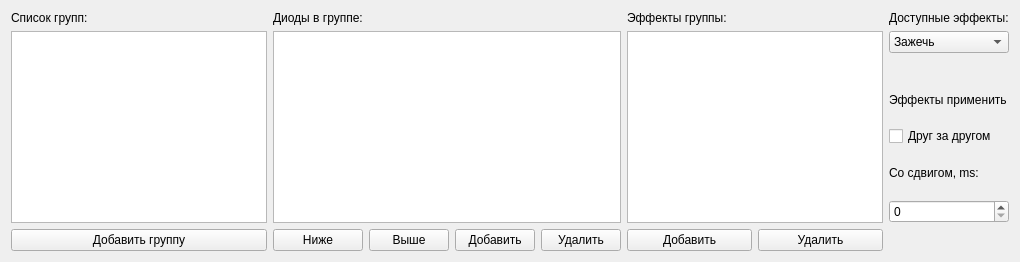
      <widget class="QWidget" name="tab_2">
       <attribute name="title">
        <string>Кастомный эффект</string>
       </attribute>
       <layout class="QGridLayout" name="gridLayout_4">
        <item row="0" column="0">
         <widget class="QLabel" name="LblGroups">
          <property name="text">
           <string>Список групп:</string>
          </property>
         </widget>
        </item>
        <item row="5" column="8">
         <widget class="QLabel" name="LblMove">
          <property name="text">
           <string>Со сдвигом, ms:</string>
          </property>
         </widget>
        </item>
        <item row="0" column="1">
         <widget class="QLabel" name="LblLeds_2">
          <property name="text">
           <string>Диоды в группе:</string>
          </property>
         </widget>
        </item>
        <item row="6" column="8">
         <widget class="QSpinBox" name="SpinShift"/>
        </item>
        <item row="2" column="1" rowspan="5" colspan="4">
         <widget class="QListWidget" name="LstLeds"/>
        </item>
        <item row="2" column="0" rowspan="5">
         <widget class="QListWidget" name="LstGroups"/>
        </item>
        <item row="4" column="8">
         <widget class="QCheckBox" name="CBSequence">
          <property name="text">
           <string>Друг за другом</string>
          </property>
         </widget>
        </item>
        <item row="3" column="8">
         <widget class="QLabel" name="LblApply">
          <property name="text">
           <string>Эффекты применить</string>
          </property>
         </widget>
        </item>
        <item row="0" column="8">
         <widget class="QLabel" name="LblAvailable">
          <property name="text">
           <string>Доступные эффекты:</string>
          </property>
         </widget>
        </item>
        <item row="2" column="6" rowspan="5" colspan="2">
         <widget class="QListWidget" name="LstEffects"/>
        </item>
        <item row="0" column="6">
         <widget class="QLabel" name="LblEffects">
          <property name="text">
           <string>Эффекты группы:</string>
          </property>
         </widget>
        </item>
        <item row="2" column="8" alignment="Qt::AlignTop">
         <widget class="QComboBox" name="CBEffects">
          <item>
           <property name="text">
            <string>Зажечь</string>
           </property>
          </item>
          <item>
           <property name="text">
            <string>Сияние</string>
           </property>
          </item>
          <item>
           <property name="text">
            <string>Сдвиг</string>
           </property>
          </item>
         </widget>
        </item>
        <item row="7" column="1">
         <widget class="QPushButton" name="BtnLedUp">
          <property name="text">
           <string>Ниже</string>
          </property>
         </widget>
        </item>
        <item row="7" column="2">
         <widget class="QPushButton" name="BtnLedUp_2">
          <property name="text">
           <string>Выше</string>
          </property>
         </widget>
        </item>
        <item row="7" column="3">
         <widget class="QPushButton" name="BtnAddLed">
          <property name="text">
           <string>Добавить</string>
          </property>
         </widget>
        </item>
        <item row="7" column="4">
         <widget class="QPushButton" name="BtnDeleteLed">
          <property name="text">
           <string>Удалить</string>
          </property>
         </widget>
        </item>
        <item row="7" column="6">
         <widget class="QPushButton" name="BtnAddEffect">
          <property name="text">
           <string>Добавить</string>
          </property>
         </widget>
        </item>
        <item row="7" column="7">
         <widget class="QPushButton" name="BtnDeleteEffect">
          <property name="text">
           <string>Удалить</string>
          </property>
         </widget>
        </item>
        <item row="7" column="0">
         <widget class="QPushButton" name="BtnAddGroup">
          <property name="text">
           <string>Добавить группу</string>
          </property>
         </widget>
        </item>
       </layout>
      </widget>
